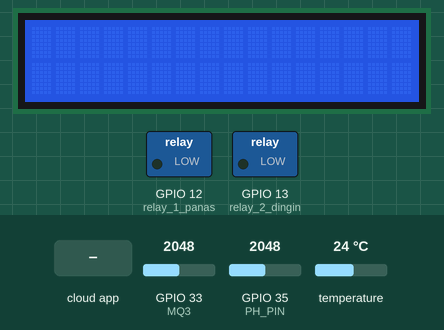
The sketch below on a simulated ESP32. Parts: 16×2 character LCD, switched loads named in the sketch (green lamp = pin HIGH). The test bench sets the inputs (shaded band); at power-on: GPIO 33 (MQ3) = 2048, temperature 24 °C, GPIO 35 (PH_PIN) = 2048. WiFi joins after 1.5 s; servers stay silent unless stated; EEPROM starts erased; the Firebase database answers and starts empty; what the sketch prints to the serial monitor is not drawn.

Above: at 3.7 s.
3.8 s: the phone or cloud app sets status to 1
At 6.0 s:
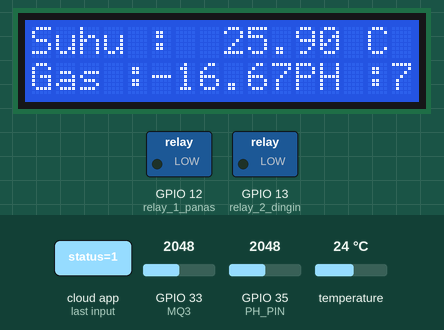
6.5 s: GPIO 33 (MQ3) set to 36
At 8.7 s:
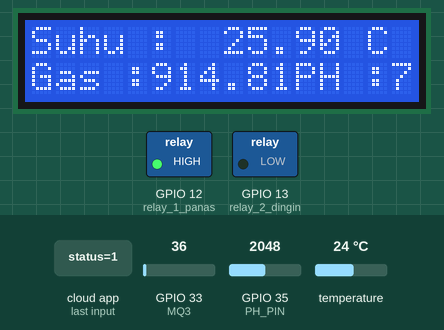
9.0 s: GPIO 33 (MQ3) set to 30
At 11.8 s:
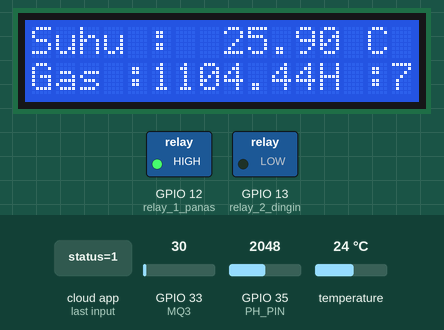
12.0 s: GPIO 33 (MQ3) set to 0
At 14.8 s:
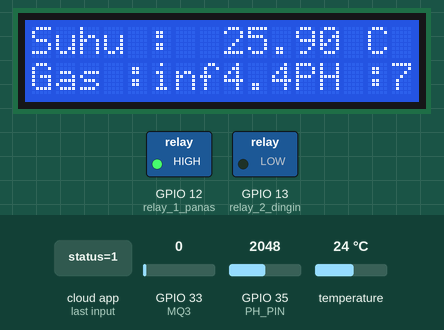
15.0 s: temperature set to 32.8 °C
At 16.5 s:
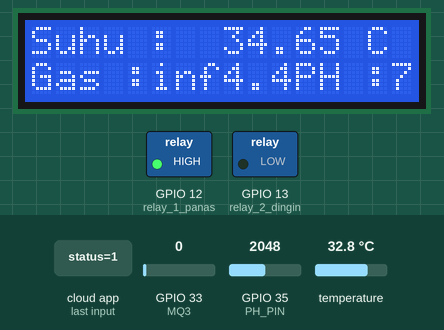
16.8 s: temperature set to 33.6 °C
At 21.6 s:
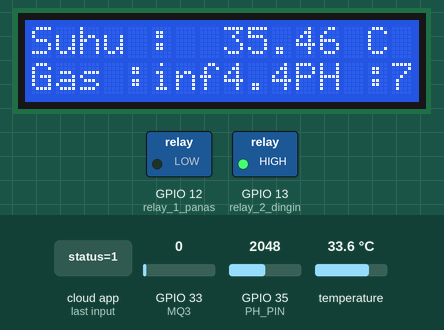
Timing chart, 0 to 22.5 s (numbered marks = the images above; inputs shaded):
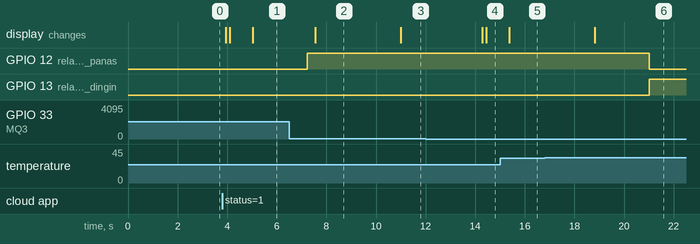

The sketch:

manipiulasinormal.ino
```cpp
/*_____________CREATED BY_____________*/
      /*Artahsasta Bima Prafista*/
         /*Malang, Indonesia*/
      /*Instagram : imake.official*/
/*Kelompok 15 : Fermentasi Ketan Hitam*/
/*_____________CREATED BY_____________*/

/*_____________HEADER_____________*/
#include <WiFi.h>
#include <IOXhop_FirebaseESP32.h>
#include <OneWire.h>//DS18B20
#include <DallasTemperature.h>//DS18B20
#include <LiquidCrystal_I2C.h>

#include "DFRobot_ESP_PH.h"//PHmeter
#include "EEPROM.h"//PHmeter
#define FIREBASE_HOST "fermentasi-ketan.firebaseio.com/"// the project name address from firebase id
#define FIREBASE_AUTH "qgSluI1OQZRcbo8tz2RY8mZulOu25JhwNsC6UUfU"// the secret key generated from firebase
#define WIFI_SSID "Deny"// input your home or public wifi name
#define WIFI_PASSWORD "deni12345"//password of wifi ssid
#define ONE_WIRE_BUS 4//DS18B20
#define ESPADC 4096.0//PHmeter   //the esp Analog Digital Convertion value
#define ESPVOLTAGE 3300//PHmeter //the esp voltage supply value
#define PH_PIN 35//PHmeter    //the esp gpio data pin number
/*_____________HEADER_____________*/

/*_____________INISIALISASI DATA_____________*/
// LCD
int lcdColumns = 16;
int lcdRows = 2;
LiquidCrystal_I2C lcd(0x27,lcdColumns,lcdRows);  // LCD address 0x27
//LCD

//Sensor
OneWire oneWire(ONE_WIRE_BUS);//DS18B20
DallasTemperature sensors(&oneWire);//DS18B20
DFRobot_ESP_PH ph;//PHmeter
float Celcius=0;//DS18B20
float Fahrenheit=0;//DS18B20
float sensor_volt;//MQ3
float RS_gas;//MQ3
float R0;//MQ3
int R2 = 2000;//MQ3
float voltage, phValue, temperature = 25;//PHmeter
//Sensor

//manipulasi data
float manipulasinormal =  7.06;
//manipulasi data

/*_____________INISIALISASI DATA_____________*/


void setup() {

  Serial.begin(115200);
  sensors.begin();//DS18B20
  EEPROM.begin(32);//PHmeter//needed to permit storage of calibration value in eeprom
  ph.begin();//PHmeter
  lcd.begin();
  lcd.backlight();
  delay(1000);

  /*_____________GPIO_____________*/
  pinMode(33, INPUT);//MQ3
  pinMode(12, OUTPUT);//relay 1 panas
  pinMode(13, OUTPUT);//relay 2 dingin
  /*_____________GPIO_____________*/

  /*_____________WIFI CONNECTION_____________*/
  WiFi.begin(WIFI_SSID, WIFI_PASSWORD);
  Serial.print("Connecting to ");
  Serial.print(WIFI_SSID);
  while (WiFi.status() != WL_CONNECTED)
    {
      Serial.print(".");
      delay(500);
    }
  Serial.println();
  Serial.print("Connected to ");
  Serial.println(WIFI_SSID);
  Serial.print("IP Address is : ");
  Serial.println(WiFi.localIP());//print local IP address
  /*_____________WIFI CONNECTION_____________*/

  /*_____________DATABASE CONNECTION_____________*/
  Firebase.begin(FIREBASE_HOST, FIREBASE_AUTH);// connect to firebase
  /*_____________DATABASE CONNECTION_____________*/

}

void loop() {
  while(Firebase.getString("status")=="1")
  {
    PH();

    if (manipulasinormal >= 4.0 || manipulasinormal == 4.0)
    {Firebase.setString("kondisi/ph", "FermentasiSelesai");}
    if (manipulasinormal <= 4.0)
    {Firebase.setString("kondisi/ph", "ProsesFermentasi");}
    alkoholstatus();
    if(R0<=1.0)
    {Firebase.setString("kondisi/alkohol", "Layak");}
    if(R0>=1.0)
    {Firebase.setString("kondisi/alkohol", "TidakLayak");}

    suhu();

    parsing();

    if (Celcius >= 0 && Celcius <= 30)
    {peltierpanas();}
    if (Celcius >= 30)
    {peltierpanas();}
    if (Celcius >= 35)
    {peltierdingin();}
  }
}


float suhu() { //DS18B20

  sensors.requestTemperatures();
  Celcius=sensors.getTempCByIndex(0)+1.9;
  Fahrenheit=sensors.toFahrenheit(Celcius);
  Serial.print(" C  ");
  Serial.print(Celcius);
  Serial.print(" F  ");
  Serial.println(Fahrenheit);

  lcd.setCursor(0,0);
  lcd.print("Suhu :");
  lcd.setCursor(8,0);
  lcd.print(Celcius);
  lcd.setCursor(14,0);
  lcd.print("C");
  delay(1000);

}

void alkoholstatus() {//MQ3

  int sensorValue = analogRead(33);
  sensor_volt=(float)sensorValue/1024*5.0;
  RS_gas = ((5.0 * R2)/sensor_volt) - R2;
  R0 = RS_gas / 60;
  Serial.print("R0: ");
  Serial.println(R0);
  Serial.print("%");
  lcd.setCursor(0,1);
  lcd.print("Gas :");
  lcd.setCursor(5,1);
  lcd.print(R0);

}

void PH () {

  static unsigned long timepoint = millis();
  if (millis() - timepoint > 1000U) //time interval: 1s
  {
    timepoint = millis();
    //voltage = rawPinValue / esp32ADC * esp32Vin
    voltage = analogRead(PH_PIN) / ESPADC * ESPVOLTAGE; // read the voltage
    Serial.print("voltage:");
    Serial.println(voltage, 4);

    //temperature = readTemperature(); = // read your temperature sensor to execute temperature compensation
    Serial.print("temperature:");
    Serial.print(temperature, 1);
    Serial.println("^C");

    phValue = ph.readPH(voltage, temperature); // convert voltage to pH with temperature compensation
    Serial.print("pH:");
    Serial.println(phValue, 4);
  }
  ph.calibration(voltage, temperature); // calibration process by Serail CMD
  lcd.setCursor(11,1);
  lcd.print("PH :");
  lcd.setCursor(15,1);
  lcd.print(manipulasinormal);
}

void peltierpanas()
{digitalWrite(12,HIGH);
 digitalWrite(13,LOW);
}
void peltierdingin()
{digitalWrite(12,LOW);
 digitalWrite(13,HIGH);
}

void parsing(){
  Firebase.pushFloat("Celcius/data",Celcius);
  Firebase.setFloat("Celcius/latest",Celcius);
  Firebase.pushFloat("Fahrenheit/data",Fahrenheit);
  Firebase.setFloat("Fahrenheit/latest",Fahrenheit);
  Firebase.pushFloat("Gas/data",R0);
  Firebase.setFloat("Gas/latest",R0);
  Firebase.pushFloat("PH/data",manipulasinormal);
  Firebase.setFloat("PH/latest",manipulasinormal);
}


/*_____________CREATED BY_____________*/
      /*Artahsasta Bima Prafista*/
         /*Malang, Indonesia*/
/*_____________CREATED BY_____________*/
```

Measured:
- the behaviour switches between 34 and 33 on GPIO 33 (MQ3) (found by bisection; images 2 and 3)
- the behaviour switches between 33.1 and 33.2 °C on temperature (found by bisection; images 5 and 6)
- after the input at 3.8 s, the display: first changes after 0.14 s (image 1 shows a later state)
- after the input at 6.5 s, the display: changes after 1.1 s (image 2)
- after the input at 9.0 s, the display: changes after 2.0 s (image 3)
- after the input at 12.0 s, the display: first differs from a run without the input after 2.4 s (image 4)
- after the input at 15.0 s, the display: changes after 0.38 s (image 5)
- after the input at 16.8 s, GPIO 12 (relay_1_panas): HIGH → LOW after 4.2 s; GPIO 13 (relay_2_dingin): LOW → HIGH after 4.2 s; the display: changes after 2.0 s (image 6)
